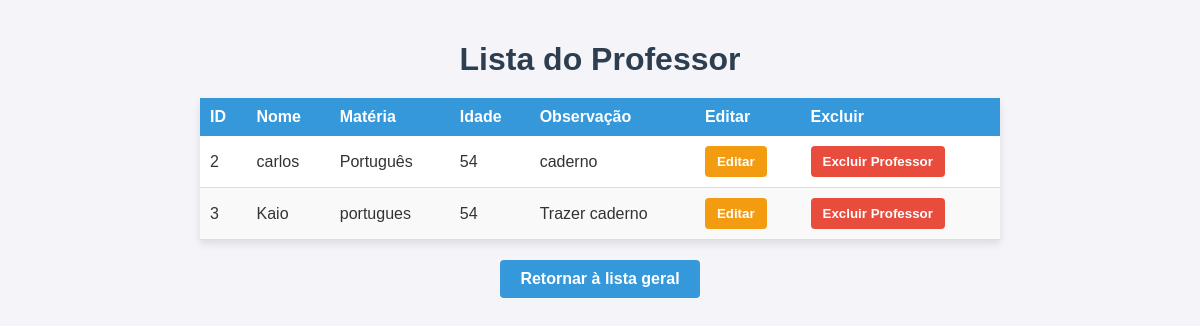
The page /professores on the database its author committed.
### professor/professores_model.py (models this page shows, shortened)
class Professor(db.Model):
    __tablename__ = 'professor'
    id = db.Column(db.Integer, primary_key=True)
    nome = db.Column(db.String(80))
    idade = db.Column(db.Integer)
    materia = db.Column(db.String(90))
    observacao = db.Column(db.String(30))
    def to_dict(self):
        return{
            "id": self.id,
            "nome": self.nome,
            "idade": self.idade,
            "materia": self.materia,
            "observacao": self.observacao,
        }

### professor/professores_routes.py (the view)
@professor.route("/professores", methods=['GET'])
def lista_professores():
    professores = lista_professor()
    return render_template("professores.html", professores=professores)

### professor/professores_model.py (called while the page is built)
def lista_professor():
    professores = Professor.query.all()
    return[professor.to_dict() for professor in professores]

### templates/professores.html (shortened to what this page needs)
<!DOCTYPE html>
<html lang="pt-BR">
<head>
</head>
<body>
    <h1>Lista do Professor</h1>
    <table>
        <thead>
            <tr>
                <th>ID</th>
                <th>Nome</th>
                <th>Matéria</th>
                <th>Idade</th>
                <th>Observação</th>
                <th>Editar</th>
                <th>Excluir</th>
            </tr>
        </thead>
        <tbody>
            <tr>
                {% for professor in professores %}
                <td>{{ professor.id }}</td>
                <td>{{ professor.nome }}</td>
                <td>{{ professor.materia }}</td>
                <td>{{ professor.idade }}</td>
                <td>{{ professor.observacao }}</td>
                <td>
                    <a href="{{ url_for('professores.editar_professor_page', id_professor=professor.id) }}">
                        <button>Editar</button>
                    </a>
                </td>
                <td>
                    <form id="delete-form" action="{{ url_for('professores.delete_professores', id_professor=professor.id) }}" method="POST">
                        <button type="submit">Excluir Professor</button>
                    </form>
                </td>
            </tr>
            {% endfor %}
        </tbody>
    </table>
    <div>
        <a href="{{('/') }}" class="return-btn">Retornar à lista geral</a>
    </div>
</body>
</html>

### templates/professores.html (style rules this page uses)
body { font-family: Arial, sans-serif; background-color: #f4f4f9; color: #333; margin: 0; padding: 20px; display: flex; flex-direction: column; align-items: center; }
h1 { color: #2c3e50; margin-bottom: 20px; }
table { width: 100%; max-width: 800px; border-collapse: collapse; margin-bottom: 20px; background-color: #ffffff; box-shadow: 0 4px 8px rgba(0, 0, 0, 0.1); }
thead th { background-color: #3498db; color: #ffffff; padding: 10px; font-weight: bold; text-align: left; }
tbody td { padding: 10px; border-bottom: 1px solid #ddd; }
button { padding: 8px 12px; border: none; border-radius: 4px; font-weight: bold; cursor: pointer; }
a button { background-color: #f39c12; color: #ffffff; }
form button { background-color: #e74c3c; color: #ffffff; }
.return-btn { display: inline-block; text-align: center; background-color: #3498db; color: #ffffff; padding: 10px 20px; border-radius: 4px; text-decoration: none; font-weight: bold; }

### rows shown on the page
Professor: id "2", nome "carlos", materia "Português", idade "54", observacao "caderno"
Professor: id "3", nome "Kaio", materia "portugues", idade "54", observacao "Trazer caderno"
